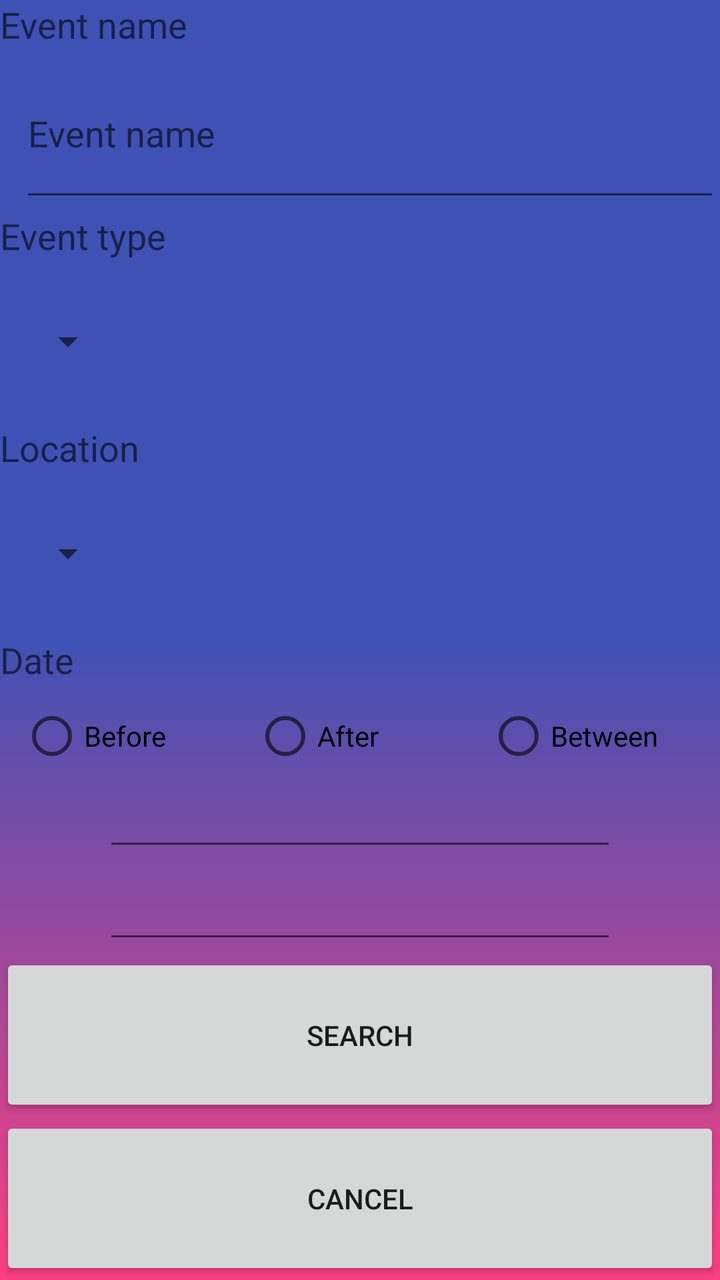
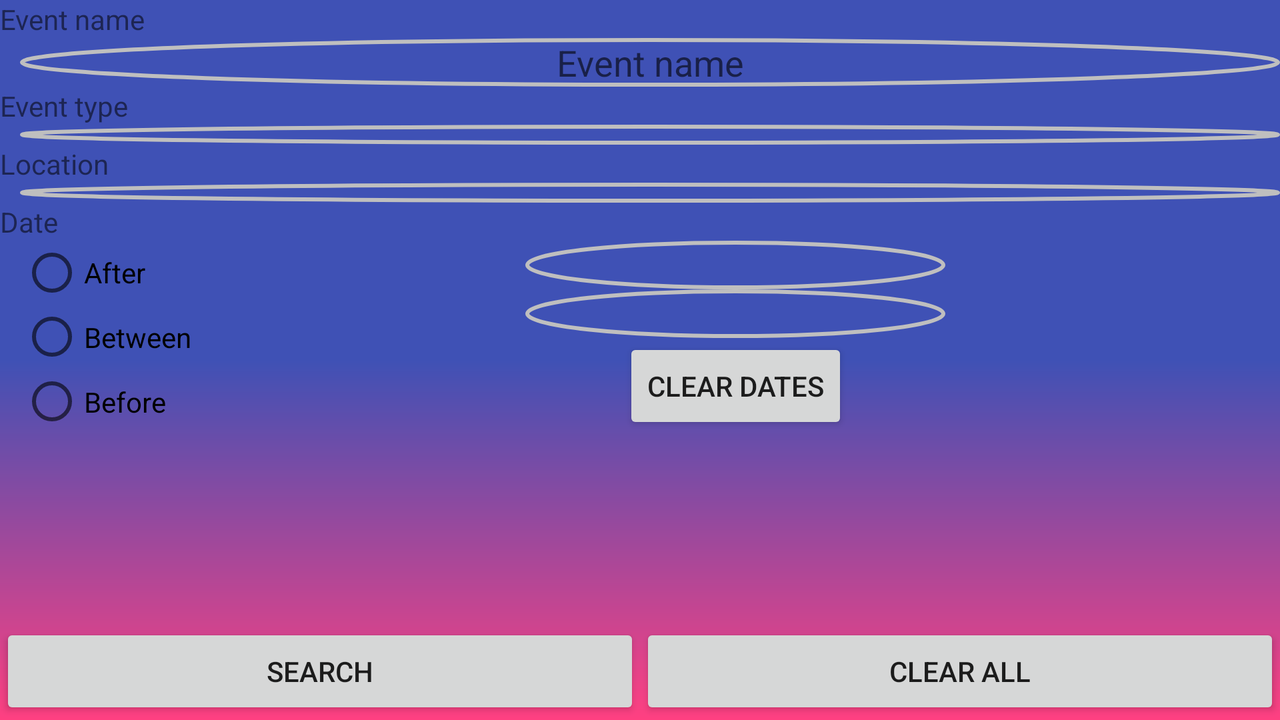

One screen, two layout resources from the same app: the default and the repository's alternative for another configuration. Each is rendered where Android would select it; the XML of both is given below.
<!-- AndroidManifest.xml: application theme AppTheme -->
<!-- res/layout/fragment_advanced_search.xml -->
<LinearLayout xmlns:android="http://schemas.android.com/apk/res/android"
    xmlns:tools="http://schemas.android.com/tools"
    android:layout_width="match_parent"
    android:layout_height="match_parent"
    android:orientation="vertical"
    tools:context=".controller.FragmentAdvancedSearch">

    <TextView
        android:layout_width="wrap_content"
        android:layout_height="wrap_content"
        android:text="Event name"
        android:textAppearance="?android:attr/textAppearanceMedium" />

    <EditText
        android:id="@+id/search_event_name"
        android:layout_width="match_parent"
        android:layout_height="0dp"
        android:layout_marginLeft="10dp"
        android:layout_marginStart="10dp"
        android:layout_weight="1"
        android:ems="10"
        android:hint="Event name"
        android:imeOptions="actionDone"
        android:inputType="textPersonName" />

    <TextView
        android:layout_width="wrap_content"
        android:layout_height="wrap_content"
        android:text="Event type"
        android:textAppearance="?android:attr/textAppearanceMedium" />

    <Spinner
        android:id="@+id/advanced_search_spinner_type"
        android:layout_width="wrap_content"
        android:layout_height="0dp"
        android:layout_marginLeft="10dp"
        android:layout_marginStart="10dp"
        android:layout_weight="1" />

    <TextView
        android:layout_width="wrap_content"
        android:layout_height="wrap_content"
        android:text="Location"
        android:textAppearance="?android:attr/textAppearanceMedium" />

    <Spinner
        android:id="@+id/advanced_search_spinner_location"
        android:layout_width="wrap_content"
        android:layout_height="0dp"
        android:layout_marginLeft="10dp"
        android:layout_marginStart="10dp"
        android:layout_weight="1" />

    <TextView
        android:id="@+id/textView"
        android:layout_width="wrap_content"
        android:layout_height="wrap_content"
        android:text="Date"
        android:textAppearance="?android:attr/textAppearanceMedium" />

    <LinearLayout
        android:layout_width="match_parent"
        android:layout_height="wrap_content"
        android:orientation="vertical">

        <RadioGroup
            android:layout_width="match_parent"
            android:layout_height="wrap_content"
            android:layout_marginLeft="10dp"
            android:layout_marginStart="10dp"
            android:layout_marginTop="10dp"
            android:orientation="horizontal">

            <RadioButton
                android:id="@+id/advanced_search_radio_before"
                android:layout_width="0dp"
                android:layout_height="wrap_content"
                android:layout_weight="1"
                android:text="Before" />

            <RadioButton
                android:id="@+id/advanced_search_radio_after"
                android:layout_width="0dp"
                android:layout_height="wrap_content"
                android:layout_weight="1"
                android:text="After" />

            <RadioButton

                android:id="@+id/advanced_search_radio_between"
                android:layout_width="0dp"
                android:layout_height="wrap_content"
                android:layout_weight="1"
                android:text="Between" />

        </RadioGroup>

        <LinearLayout
            android:layout_width="match_parent"
            android:layout_height="wrap_content"
            android:orientation="vertical">

            <EditText
                android:id="@+id/advanced_search_edt_past"
                android:layout_width="wrap_content"
                android:layout_height="wrap_content"
                android:layout_gravity="center"
                android:inputType="none"
                android:ems="10"
                android:cursorVisible="false"
                android:gravity="center_horizontal"
                android:maxLength="10"
                android:textAppearance="?android:attr/textAppearanceLarge" />

            <EditText
                android:id="@+id/advanced_search_edt_future"
                android:layout_width="wrap_content"
                android:layout_height="wrap_content"
                android:layout_gravity="center"
                android:cursorVisible="false"
                android:ems="10"
                android:gravity="center_horizontal"
                android:maxLength="10"
                android:textAppearance="?android:attr/textAppearanceLarge" />
        </LinearLayout>
    </LinearLayout>

    <Button
        android:id="@+id/advanced_search_search_btn"
        android:layout_width="match_parent"
        android:layout_height="0dp"
        android:layout_weight="1"
        android:text="Search" />

    <Button
        android:id="@+id/advanced_search_cancel_btn"
        android:layout_width="match_parent"
        android:layout_height="0dp"
        android:layout_weight="1"
        android:text="Cancel" />


</LinearLayout>
<!-- resources referenced by this layout -->
<resources>
  <style name="AppTheme" parent="Theme.AppCompat.Light.DarkActionBar">
          
          <item name="android:windowBackground">@drawable/main_background</item>
          <item name="colorPrimary">@color/colorPrimary</item>
          <item name="colorPrimaryDark">@color/colorPrimaryDark</item>
          <item name="colorAccent">@color/colorAccent</item>
      </style>
  <!-- drawable main_background (drawable) -->
  <?xml version="1.0" encoding="utf-8"?>
  <shape xmlns:android="http://schemas.android.com/apk/res/android">
  <gradient
      android:angle="90"
      android:startColor="@color/colorAccent"
      android:centerColor="@color/colorPrimary"
      android:endColor="@color/colorPrimary"
      android:centerX="50%p"
      />
  </shape>
  <color name="colorPrimary">#3F51B5</color>
  <color name="colorPrimaryDark">#303F9F</color>
  <color name="colorAccent">#FF4081</color>
</resources>
<!-- res/layout-land/fragment_advanced_search.xml (the repository's variant of the layout above) -->
<!-- drawn on the phone turned sideways -->
<LinearLayout xmlns:android="http://schemas.android.com/apk/res/android"
    xmlns:tools="http://schemas.android.com/tools"
    android:layout_width="match_parent"
    android:layout_height="match_parent"
    android:orientation="vertical"
    tools:context=".controller.FragmentAdvancedSearch">

    <ScrollView
        android:id="@+id/scrollView2"
        android:layout_width="match_parent"
        android:layout_height="0dp"
        android:layout_weight="4">

        <LinearLayout
            android:layout_width="match_parent"
            android:layout_height="wrap_content"
            android:orientation="vertical">

            <TextView
                android:layout_width="wrap_content"
                android:layout_height="wrap_content"
                android:text="Event name"
                android:textAppearance="?android:attr/textAppearanceSmall" />

            <EditText
                android:id="@+id/search_event_name"
                android:layout_width="match_parent"
                android:layout_height="0dp"
                android:layout_marginLeft="10dp"
                android:layout_marginStart="10dp"
                android:layout_weight="1"
                android:background="@drawable/hollow_btn"
                android:ems="5"
                android:gravity="center"
                android:hint="Event name"
                android:imeOptions="actionDone"
                android:inputType="textPersonName" />

            <TextView
                android:layout_width="wrap_content"
                android:layout_height="wrap_content"
                android:text="Event type"
                android:textAppearance="?android:attr/textAppearanceSmall" />

            <Spinner
                android:id="@+id/advanced_search_spinner_type"
                android:layout_width="match_parent"
                android:layout_height="0dp"
                android:layout_marginLeft="10dp"
                android:layout_marginStart="10dp"
                android:layout_weight="1"
                android:background="@drawable/hollow_btn" />

            <TextView
                android:layout_width="wrap_content"
                android:layout_height="wrap_content"
                android:text="Location"
                android:textAppearance="?android:attr/textAppearanceSmall" />

            <Spinner
                android:id="@+id/advanced_search_spinner_location"
                android:layout_width="match_parent"
                android:layout_height="0dp"
                android:layout_marginLeft="10dp"
                android:layout_marginStart="10dp"
                android:layout_weight="1"
                android:background="@drawable/hollow_btn" />

            <TextView
                android:id="@+id/textView"
                android:layout_width="wrap_content"
                android:layout_height="wrap_content"
                android:text="Date"
                android:textAppearance="?android:attr/textAppearanceSmall" />

            <LinearLayout
                android:layout_width="match_parent"
                android:layout_height="wrap_content"
                android:orientation="horizontal">

                <RadioGroup
                    android:layout_width="wrap_content"
                    android:layout_height="match_parent"
                    android:layout_marginLeft="10dp"
                    android:layout_marginStart="10dp"
                    android:orientation="vertical">

                    <RadioButton
                        android:id="@+id/advanced_search_radio_after"
                        android:layout_width="wrap_content"
                        android:layout_height="0dp"
                        android:layout_weight="1"
                        android:text="After" />

                    <RadioButton
                        android:id="@+id/advanced_search_radio_between"
                        android:layout_width="wrap_content"
                        android:layout_height="0dp"
                        android:layout_weight="1"
                        android:text="Between" />

                    <RadioButton
                        android:id="@+id/advanced_search_radio_before"
                        android:layout_width="wrap_content"
                        android:layout_height="0dp"
                        android:layout_weight="1"
                        android:text="Before" />

                </RadioGroup>

                <LinearLayout
                    android:layout_width="match_parent"
                    android:layout_height="wrap_content"
                    android:orientation="vertical">

                    <EditText
                        android:id="@+id/advanced_search_edt_past"
                        android:layout_width="wrap_content"
                        android:layout_height="wrap_content"
                        android:layout_gravity="center"
                        android:background="@drawable/hollow_btn"
                        android:cursorVisible="false"
                        android:ems="10"
                        android:gravity="center_horizontal"
                        android:inputType="none"
                        android:maxLength="10"
                        android:textAppearance="?android:attr/textAppearanceMedium" />

                    <EditText
                        android:id="@+id/advanced_search_edt_future"
                        android:layout_width="wrap_content"
                        android:layout_height="wrap_content"
                        android:layout_gravity="center"
                        android:background="@drawable/hollow_btn"
                        android:cursorVisible="false"
                        android:ems="10"
                        android:gravity="center_horizontal"
                        android:maxLength="10"
                        android:textAppearance="?android:attr/textAppearanceMedium" />

                    <Button
                        android:id="@+id/btn_clear_dates"
                        android:layout_width="wrap_content"
                        android:layout_height="wrap_content"
                        android:layout_gravity="center_horizontal"
                        android:text="Clear dates" />
                </LinearLayout>
            </LinearLayout>

        </LinearLayout>
    </ScrollView>


    <LinearLayout
        android:layout_width="match_parent"
        android:layout_height="0dp"
        android:layout_weight="0.65"
        android:gravity="bottom"
        android:orientation="horizontal">

        <Button
            android:id="@+id/advanced_search_search_btn"
            android:layout_width="0dp"
            android:layout_height="wrap_content"
            android:layout_weight="1"
            android:text="Search" />

        <Button
            android:id="@+id/advanced_search_clear_all_btn"
            android:layout_width="0dp"
            android:layout_height="wrap_content"
            android:layout_weight="1"
            android:text="Clear all" />
    </LinearLayout>

</LinearLayout>
<!-- resources referenced by the variant -->
<!-- as the phone turned sideways resolves them -->
<resources>
  <!-- drawable hollow_btn (drawable) -->
  <?xml version="1.0" encoding="utf-8"?>
  <selector xmlns:android="http://schemas.android.com/apk/res/android">
      <item android:state_pressed="true">
          <shape android:shape="oval">
              <stroke android:width="2dp" android:color="@color/grey" />
              <solid android:color="@color/grey" />
          </shape>
      </item>
      <item android:state_pressed="false">
          <shape android:shape="oval" >
              <size android:height="10dp" />
              <size android:width="10dp" />
              <stroke android:width="2dp" android:color="@color/grey" />
              <solid android:color="@color/blank" />
          </shape>
      </item>
  </selector>
  <style name="AppTheme" parent="Theme.AppCompat.Light.DarkActionBar">
          
          <item name="android:windowBackground">@drawable/main_background</item>
          <item name="colorPrimary">@color/colorPrimary</item>
          <item name="colorPrimaryDark">@color/colorPrimaryDark</item>
          <item name="colorAccent">@color/colorAccent</item>
      </style>
  <color name="grey">#bfbfbf</color>
  <color name="blank">#00ffffff</color>
  <!-- drawable main_background (drawable) -->
  <?xml version="1.0" encoding="utf-8"?>
  <shape xmlns:android="http://schemas.android.com/apk/res/android">
  <gradient
      android:angle="90"
      android:startColor="@color/colorAccent"
      android:centerColor="@color/colorPrimary"
      android:endColor="@color/colorPrimary"
      android:centerX="50%p"
      />
  </shape>
  <color name="colorPrimary">#3F51B5</color>
  <color name="colorPrimaryDark">#303F9F</color>
  <color name="colorAccent">#FF4081</color>
</resources>
